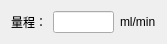
   <widget class="QWidget" name="layoutWidget_2">
    <property name="geometry">
     <rect>
      <x>40</x>
      <y>130</y>
      <width>167</width>
      <height>41</height>
     </rect>
    </property>
    <layout class="QGridLayout" name="gridLayout_28">
     <item row="1" column="2">
      <widget class="QLineEdit" name="leFlowSpeed_SensorSpan">
       <property name="enabled">
        <bool>true</bool>
       </property>
       <property name="readOnly">
        <bool>true</bool>
       </property>
      </widget>
     </item>
     <item row="1" column="3">
      <widget class="QLabel" name="label_14">
       <property name="text">
        <string>ml/min</string>
       </property>
      </widget>
     </item>
     <item row="0" column="2">
      <spacer name="verticalSpacer_53">
       <property name="orientation">
        <enum>Qt::Vertical</enum>
       </property>
       <property name="sizeHint" stdset="0">
        <size>
         <width>20</width>
         <height>40</height>
        </size>
       </property>
      </spacer>
     </item>
     <item row="2" column="2">
      <spacer name="verticalSpacer_54">
       <property name="orientation">
        <enum>Qt::Vertical</enum>
       </property>
       <property name="sizeHint" stdset="0">
        <size>
         <width>20</width>
         <height>40</height>
        </size>
       </property>
      </spacer>
     </item>
     <item row="1" column="1">
      <spacer name="horizontalSpacer_33">
       <property name="orientation">
        <enum>Qt::Horizontal</enum>
       </property>
       <property name="sizeHint" stdset="0">
        <size>
         <width>40</width>
         <height>20</height>
        </size>
       </property>
      </spacer>
     </item>
     <item row="1" column="0">
      <widget class="QLabel" name="lbC_2">
       <property name="text">
        <string>量程：</string>
       </property>
      </widget>
     </item>
    </layout>
   </widget>
